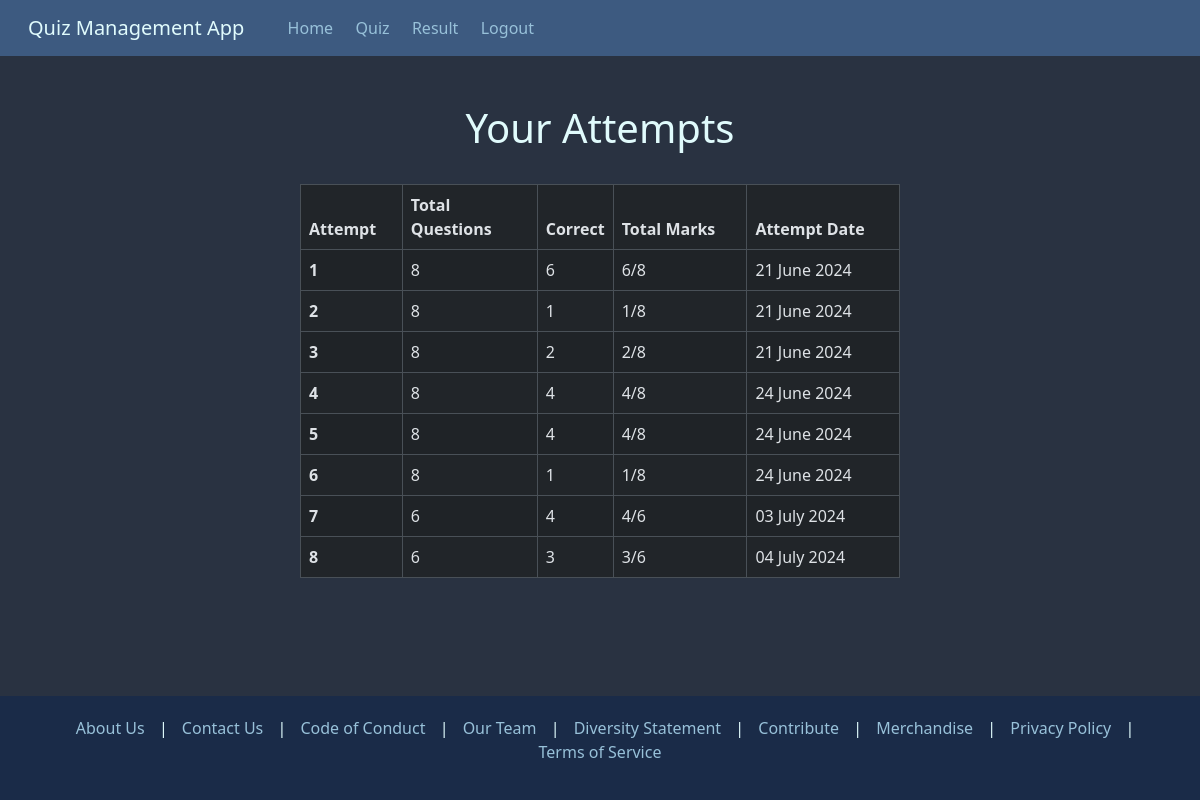
The page /quiz/attempts/ (signed in) on the database its author committed.
### quiz/models.py (models this page shows, shortened)
class Mark(models.Model):
    total = models.IntegerField(blank=False)
    got = models.IntegerField(blank=False, default=0)
    user = models.ForeignKey(to=User, on_delete=models.SET_NULL, null=True)
    attempt_date = models.DateTimeField(default = timezone.now)

### quiz/views.py (the view)
# urls.py: path("attempts/", views.Attempts.as_view(), name="attempts"),
@method_decorator(login_required, name="dispatch")
class Attempts(View):
    def get(self, request):
        results = Mark.objects.filter(user=request.user)
        return render(request, template_name="quiz/attempts.html", context={"results": results})

### quiz/templates/quiz/attempts.html (shortened to what this page needs)
{% extends 'base.html' %}
{% block body %}
<div class="container mt-5 mb-5">
  <h1 class="text-center">
    Your Attempts
  </h1><br>
  <table class="table table-striped table-hover table-bordered" style="width: 600px; margin: 0 auto;">
  <thead>
    <tr>
      <th scope="col" style="width: 14p">Attempt</th>
      <th scope="col" style="width: 135px;">Total Questions</th>
      <th scope="col" style="width: 15px;">Correct</th>
      <th scope="col">Total Marks</th>
      <th scope="col">Attempt Date</th>
    </tr>
  </thead>
  <tbody>
    {% for result in results %}
    <tr>
      <th scope="row">{{ forloop.counter }}</th>
      <td>{{ result.total }}</td>
      <td>{{ result.got }}</td>
      <td>{{ result.got }}/{{ result.total }}</td>
      <td>{{ result.attempt_date|date:"d F Y" }}</td>
    </tr>
    {% endfor %}
  </tbody>
</table>
</div>
{% endblock %}

### rows shown on the page
Mark: total "8", got "6", attempt_date "21 June 2024"
Mark: total "8", got "1", attempt_date "21 June 2024"
Mark: total "8", got "2", attempt_date "21 June 2024"
Mark: total "8", got "4", attempt_date "24 June 2024"
Mark: total "8", got "4", attempt_date "24 June 2024"
Mark: total "8", got "1", attempt_date "24 June 2024"
Mark: total "6", got "4", attempt_date "03 July 2024"
Mark: total "6", got "3", attempt_date "04 July 2024"
